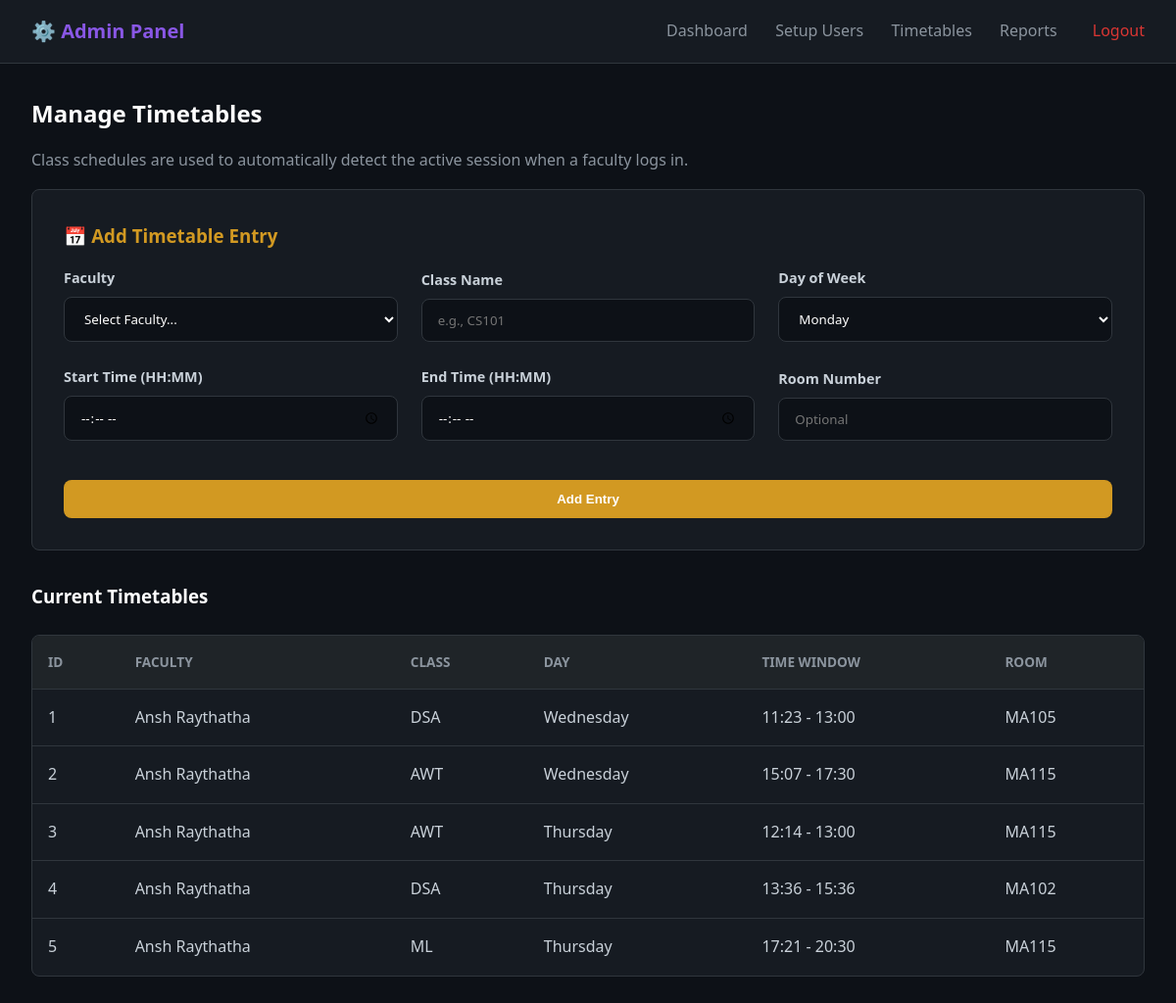
/admin/timetables (signed in), run on an earlier commit of the app's database.
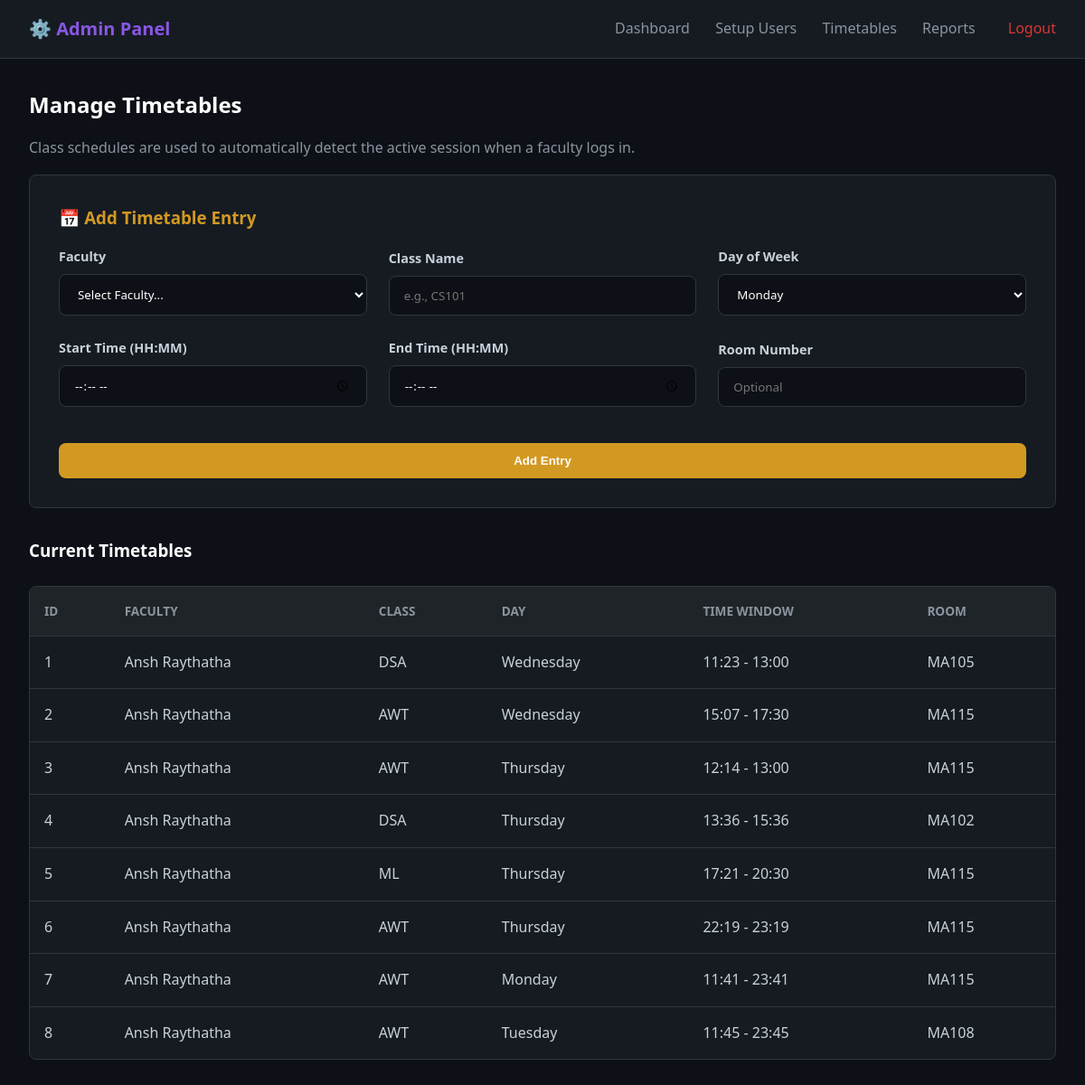
And on a later commit of the database.
### tables this page shows
CREATE TABLE faculties (
                id INTEGER PRIMARY KEY AUTOINCREMENT,
                name TEXT NOT NULL,
                email TEXT UNIQUE NOT NULL,
                department TEXT NOT NULL,
                passcode_hash TEXT NOT NULL,
                created_at TIMESTAMP DEFAULT CURRENT_TIMESTAMP,
                is_active BOOLEAN DEFAULT 1
            );

CREATE TABLE timetables (
                id INTEGER PRIMARY KEY AUTOINCREMENT,
                faculty_id INTEGER NOT NULL,
                class_name TEXT NOT NULL,
                day_of_week TEXT NOT NULL,
                start_time TEXT NOT NULL,
                end_time TEXT NOT NULL,
                room_number TEXT,
                created_at TIMESTAMP DEFAULT CURRENT_TIMESTAMP,
                FOREIGN KEY (faculty_id) REFERENCES faculties(id)
            );

### app.py (the view)
    def wrap(*args, **kwargs):
        if not session.get("admin_logged_in"):
            return redirect(url_for("admin_login"))
        return f(*args, **kwargs)

### app.py (called while the page is built)
def get_db():
    return Database()

def admin_required(f):
    def wrap(*args, **kwargs):
        if not session.get("admin_logged_in"):
            return redirect(url_for("admin_login"))
        return f(*args, **kwargs)
    wrap.__name__ = f.__name__
    return wrap

@app.route("/admin/timetables")
@admin_required
def admin_timetables():
    db = get_db()
    faculties = db.get_all_faculties() or []
    timetables = []
    f_map = {f[0]: f[1] for f in faculties}
    for f in faculties:
        for t in (db.get_faculty_timetables(f[0]) or []):
            timetables.append({
                "id": t[0],
                "faculty_name": f_map.get(t[1], "Unknown"),
                "class_name": t[2],
                "day": t[3],
                "start": t[4],
                "end": t[5],
                "room": t[6]
            })
    return render_template("admin_timetables.html", faculties=faculties, timetables=timetables)

### database.py (called while the page is built)
    def connect(self):
        self.conn = sqlite3.connect(DB_PATH)
        self.cursor = self.conn.cursor()

    def disconnect(self):
        if self.conn:
            self.conn.close()

    def get_all_faculties(self):
        self.connect()
        self.cursor.execute('SELECT * FROM faculties WHERE is_active = 1')
        results = self.cursor.fetchall()
        self.disconnect()
        return results

    def get_faculty_timetables(self, faculty_id):
        self.connect()
        self.cursor.execute('SELECT * FROM timetables WHERE faculty_id = ?', (faculty_id,))
        results = self.cursor.fetchall()
        self.disconnect()
        return results

### templates/admin_timetables.html (shortened to what this page needs)
{% extends "admin_base.html" %}
{% block content %}
<h2>Manage Timetables</h2>
<p>Class schedules are used to automatically detect the active session when a faculty logs in.</p>
<div style="background: var(--bg-card); padding: 2rem; border-radius: var(--radius-md); border: 1px solid var(--border-color); margin-bottom: 2rem;">
    <h3 style="color: var(--accent-gold);">📅 Add Timetable Entry</h3>
    <form id="ttForm" style="display: grid; grid-template-columns: repeat(3, 1fr); gap: 1.5rem; align-items: end;">
        <div class="form-group" style="margin: 0;">
            <label>Faculty</label>
            <select id="t_faculty" required>
                <option value="" disabled selected>Select Faculty...</option>
            </select>
        </div>
        <div class="form-group" style="margin: 0;">
            <label>Class Name</label>
            <input type="text" id="t_class" placeholder="e.g., CS101" required>
        </div>
        <div class="form-group" style="margin: 0;">
            <label>Day of Week</label>
            <select id="t_day" required>
                <option value="Monday">Monday</option>
            </select>
        </div>
        <div class="form-group" style="margin: 0;">
            <label>Start Time (HH:MM)</label>
            <input type="time" id="t_start" required>
        </div>
        <div class="form-group" style="margin: 0;">
            <label>End Time (HH:MM)</label>
            <input type="time" id="t_end" required>
        </div>
        <div class="form-group" style="margin: 0;">
            <label>Room Number</label>
            <input type="text" id="t_room" placeholder="Optional">
        </div>
        <div style="grid-column: span 3; margin-top: 1rem;">
            <button type="submit" class="btn btn-primary" style="background: var(--accent-gold);">Add Entry</button>
        </div>
    </form>
</div>
<h3>Current Timetables</h3>
<div class="table-container">
    <table>
        <thead>
            <tr>
                <th>ID</th>
                <th>Faculty</th>
                <th>Class</th>
                <th>Day</th>
                <th>Time Window</th>
                <th>Room</th>
            </tr>
        </thead>
        <tbody>
            {% for t in timetables %}
            <tr>
                <td>{{ t.id }}</td>
                <td>{{ t.faculty_name }}</td>
                <td>{{ t.class_name }}</td>
                <td>{{ t.day }}</td>
                <td>{{ t.start }} - {{ t.end }}</td>
                <td>{{ t.room or 'N/A' }}</td>
            </tr>
            {% else %}
            <tr><td colspan="6" style="text-align: center; color: var(--text-muted);">No timetables created yet.</td></tr>
            {% endfor %}
        </tbody>
    </table>
</div>
{% endblock %}

### templates/admin_base.html (shortened to what this page needs)
<!DOCTYPE html>
<html lang="en">
<head>
    <link rel="stylesheet" href="{{ url_for('static', filename='css/styles.css') }}">
</head>
<body>
    <nav class="navbar">
        <div class="nav-brand" style="font-size: 1.25rem; font-weight: 600; color: var(--accent-purple);">
            ⚙️ Admin Panel
        </div>
        <div class="nav-links">
            <a href="{{ url_for('admin_dashboard') }}">Dashboard</a>
            <a href="{{ url_for('admin_setup') }}">Setup Users</a>
            <a href="{{ url_for('admin_timetables') }}">Timetables</a>
            <a href="{{ url_for('admin_reports') }}">Reports</a>
            <a href="{{ url_for('admin_logout') }}" style="color: var(--accent-red); margin-left: 2rem;">Logout</a>
        </div>
    </nav>
    <div class="container">
        {% block content %}{% endblock %}
    </div>
</body>
</html>

### static/css/styles.css (style rules this page uses)
:root { --bg-primary: #0d1117; --bg-card: #161b22; --bg-hover: #1f2428; --border-color: #30363d; --text-primary: #c9d1d9; --text-muted: #8b949e; --accent-blue: #58a6ff; --accent-green: #2ea043; --accent-red: #da3633; --accent-gold: #d29922; --accent-purple: #8957e5; --shadow-sm: 0 1px 3px rgba(0,0,0,0.12), 0 1px 2px rgba(0,0,0,0.24); --shadow-md: 0 4px 6px rgba(0,0,0,0.3); --radius-md: 8px; --radius-lg: 12px; }
* { box-sizing: border-box; margin: 0; padding: 0; }
body { font-family: 'Segoe UI', system-ui, -apple-system, sans-serif; background-color: var(--bg-primary); color: var(--text-primary); line-height: 1.6; min-height: 100vh; display: flex; flex-direction: column; }
h1, h2, h3, h4 { color: white; font-weight: 600; margin-bottom: 1rem; }
h2 { font-size: 1.5rem; }
p { margin-bottom: 1rem; color: var(--text-muted); }
.container { max-width: 1200px; margin: 0 auto; padding: 2rem; width: 100%; }
.navbar { background: var(--bg-card); border-bottom: 1px solid var(--border-color); padding: 1rem 2rem; display: flex; justify-content: space-between; align-items: center; }
.nav-links a { color: var(--text-muted); text-decoration: none; margin-left: 1.5rem; font-weight: 500; transition: color 0.2s; }
.form-group { margin-bottom: 1.5rem; }
label { display: block; margin-bottom: 0.5rem; font-weight: 600; font-size: 0.9rem; color: var(--text-primary); }
input, select { width: 100%; padding: 0.75rem 1rem; background: var(--bg-primary); border: 1px solid var(--border-color); border-radius: var(--radius-md); color: white; font-family: inherit; transition: border-color 0.2s; }
.btn { display: inline-block; padding: 0.75rem 1.5rem; border: none; border-radius: var(--radius-md); font-weight: 600; cursor: pointer; text-align: center; transition: all 0.2s; color: white; text-decoration: none; width: 100%; }
.btn-primary { background: var(--accent-blue); }
.table-container { background: var(--bg-card); border-radius: var(--radius-md); border: 1px solid var(--border-color); overflow-x: auto; margin-top: 1.5rem; }
table { width: 100%; border-collapse: collapse; }
th, td { padding: 1rem; text-align: left; border-bottom: 1px solid var(--border-color); }
th { background: var(--bg-hover); color: var(--text-muted); font-weight: 600; font-size: 0.85rem; text-transform: uppercase; }
tr:last-child td { border-bottom: none; }

What changed in the data, as far as the page shows it:
added timetables: class_name "AWT", day "Thursday", start "22:19", end "23:19", room_number "MA115"
added timetables: class_name "AWT", day "Monday", start "11:41", end "23:41", room_number "MA115"
added timetables: class_name "AWT", day "Tuesday", start "11:45", end "23:45", room_number "MA108"
Also different on the page:
new list line: "6 -"
new list line: "Ansh Raythatha"
new list line: "7 -"
new list line: "8 -"
